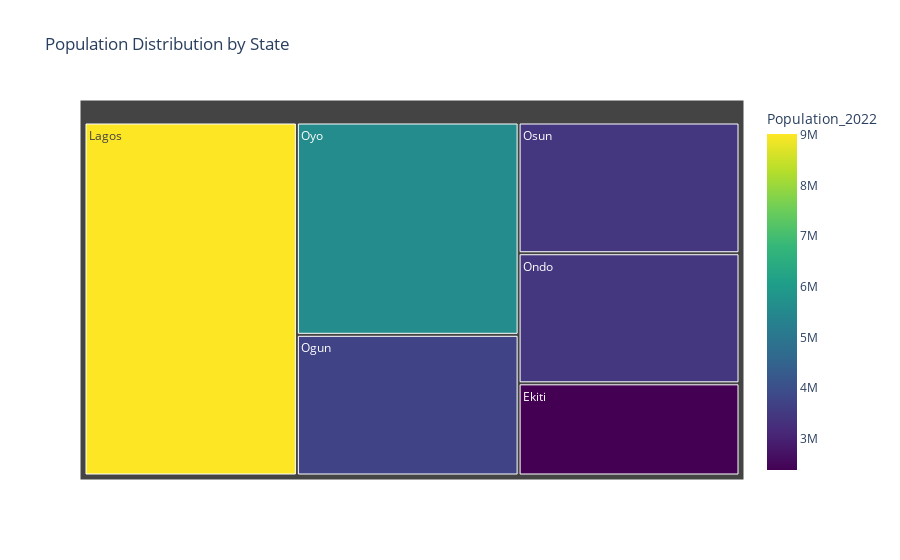

The cell this chart's notebook holds for it:
### Code cell
# Considering the population distribution
fig_population = px.treemap(
    df_merged,
    path=["State"],
    values="Population_2022",
    title="Population Distribution by State",
    color="Population_2022",
    color_continuous_scale="Viridis"
)
fig_population.show()

### Figure 1 — Plotly figure (JSON) as saved in the notebook; plotly's stock layout.template omitted (floating-point values rounded to 4 significant figures)
{"data": [{"branchvalues": "total", "customdata": [[2384212], [9013534], [3728098], [3441024], [3424000.0], [5592000.0]], "domain": {"x": [0, 1], "y": [0, 1]}, "hovertemplate": "labels=%{label}<br>Population_2022_sum=%{value}<br>parent=%{parent}<br>id=%{id}<br>Population_2022=%{color}<extra></extra>", "ids": ["Ekiti", "Lagos", "Ogun", "Ondo", "Osun", "Oyo"], "labels": ["Ekiti", "Lagos", "Ogun", "Ondo", "Osun", "Oyo"], "marker": {"coloraxis": "coloraxis", "colors": [2384212, 9013534, 3728098, 3441024, 3424000.0, 5592000.0]}, "name": "", "parents": ["", "", "", "", "", ""], "type": "treemap", "values": [16319931140, 60093231178, 25004353286, 23030773632, 23146520135, 37737634161]}], "layout": {"coloraxis": {"colorbar": {"title": {"text": "Population_2022"}}, "colorscale": [[0, "#440154"], [0.1111, "#482878"], [0.2222, "#3e4989"], [0.3333, "#31688e"], [0.4444, "#26828e"], [0.5556, "#1f9e89"], [0.6667, "#35b779"], [0.7778, "#6ece58"], [0.8889, "#b5de2b"], [1, "#fde725"]]}, "legend": {"tracegroupgap": 0}, "title": {"text": "Population Distribution by State"}}}
